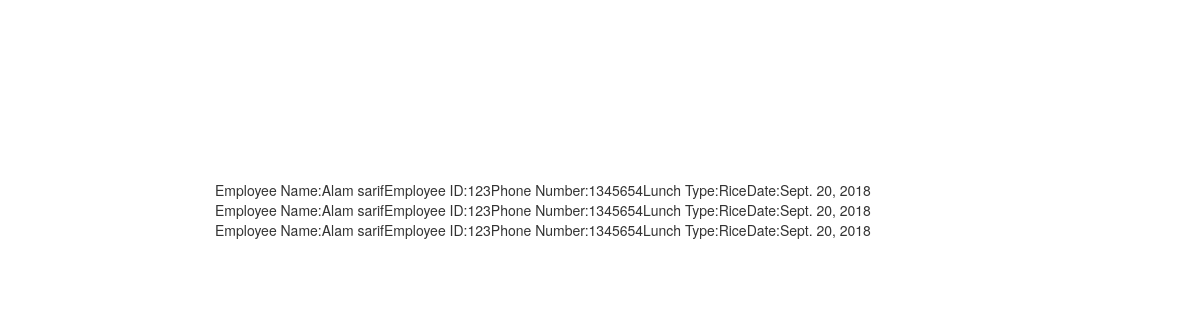
/tokens/, run on the app's committed database.
### meal/models.py (models this page shows)
class Token(models.Model):
    empName = models.CharField(max_length=200)
    empId = models.DecimalField( max_digits=19, decimal_places=0)
    phone = models.DecimalField(max_digits=13, decimal_places=0)
    lunch = models.CharField(max_length=20)
    meal_date = models.DateField(auto_now=True)

### meal/views.py (the view)
# urls.py: url(r'^tokens/', views.token_list, name="token_list"),
def token_list(request):
    tokens = Token.objects.all()
    return render(request, "token_list.html", {'tokens': tokens})

### templates/token_list.html (shortened to what this page needs)
<!DOCTYPE html>
<html lang="en">
<head>
    <link rel="stylesheet" href="https://maxcdn.bootstrapcdn.com/bootstrap/3.3.7/css/bootstrap.min.css">
</head>
<body>
    <div class="col-lg-8">
        <table>
            {% for token in tokens %}
                <tr>
                    <td>Employee Name:{{ token.empName }}</td>
                    <br>
                    <td>Employee ID:{{ token.empId }}</td>
                    <br>
                    <td>Phone Number:{{ token.phone }}</td>
                    <br>
                    <td>Lunch Type:{{ token.lunch }}</td>
                    <td>Date:{{ token.meal_date }}</td>
                </tr>
            {% endfor %}
        </table>
    </div>
</body>
</html>

### data on the page
Token: empName "Alam sarif", empId "123", phone "1345654", lunch "Rice", meal_date "Sept. 20, 2018"
Token: empName "Alam sarif", empId "123", phone "1345654", lunch "Rice", meal_date "Sept. 20, 2018"
Token: empName "Alam sarif", empId "123", phone "1345654", lunch "Rice", meal_date "Sept. 20, 2018"
